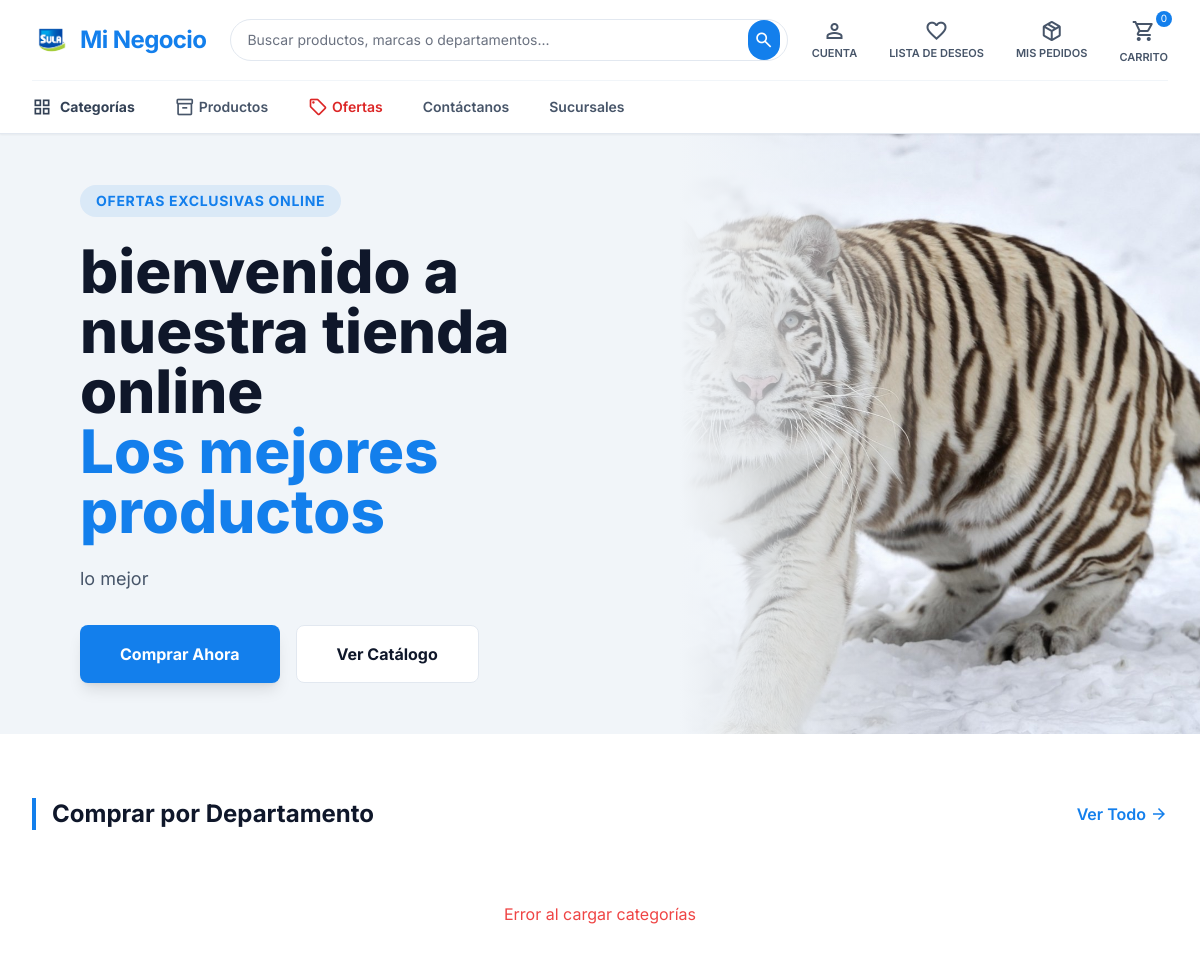
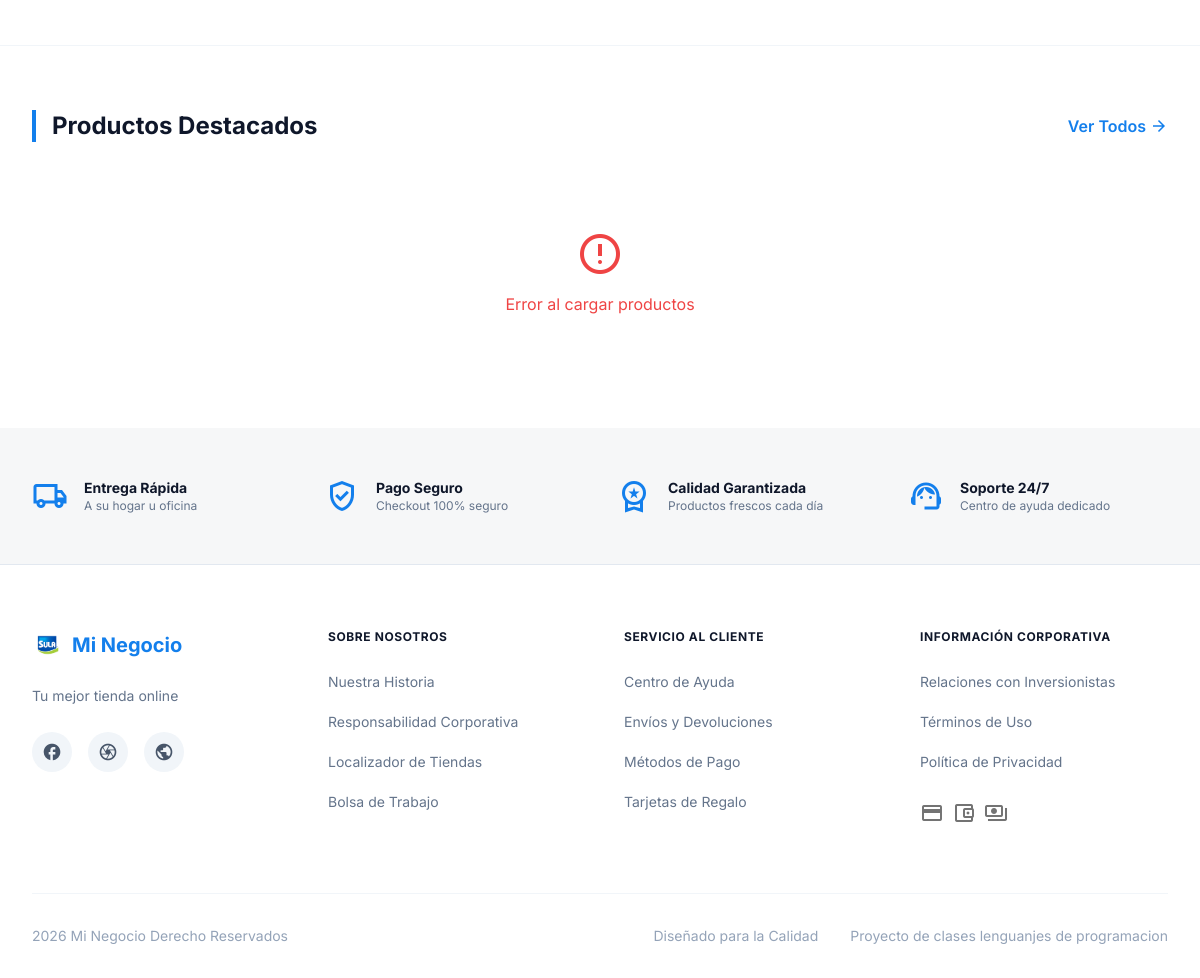
/ (signed in), run on the app's committed database (2 pictures, top to bottom).
### tables this page shows
CREATE TABLE `configuracion` (
  `id_config` int(11) NOT NULL,
  `nombre_negocio` varchar(100) DEFAULT NULL,
  `logo` varchar(255) DEFAULT NULL,
  `telefono` varchar(20) DEFAULT NULL,
  `correo` varchar(100) DEFAULT NULL,
  `direccion` varchar(200) DEFAULT NULL,
  `texto_inicio` text DEFAULT NULL,
  `redes_sociales` text DEFAULT NULL,
  `moneda` varchar(10) DEFAULT 'USD',
  `impuesto` decimal(5,2) DEFAULT 0.00,
  `slogan` varchar(255) DEFAULT NULL,
  `horario_atencion` varchar(255) DEFAULT NULL,
  `pie_pagina` text DEFAULT NULL,
  `favicon` varchar(255) DEFAULT NULL,
  `texto_banner_superior` varchar(255) DEFAULT NULL,
  `hero_etiqueta` varchar(100) DEFAULT NULL,
  `hero_titulo` varchar(200) DEFAULT NULL,
  `hero_subtitulo` varchar(200) DEFAULT NULL,
  `hero_descripcion` text DEFAULT NULL,
  `hero_imagen` varchar(255) DEFAULT NULL,
  `hero_btn_primario` varchar(100) DEFAULT 'Comprar Ahora',
  `hero_btn_secundario` varchar(100) DEFAULT 'Ver Catálogo'
);

### index.php (the view, shortened to what this page needs)
<?php
require_once 'core/conexion.php';
$res_cfg = mysqli_query($conexion, "SELECT * FROM configuracion WHERE id_config = 1");
$cfg = ($res_cfg && mysqli_num_rows($res_cfg) > 0) ? mysqli_fetch_assoc($res_cfg) : [];
$cfg_redes = !empty($cfg['redes_sociales']) ? json_decode($cfg['redes_sociales'], true) : [];
$cfg_nombre = htmlspecialchars($cfg['nombre_negocio'] ?? 'Mi Negocio');
$cfg_logo = $cfg['logo'] ?? '';
$cfg_slogan = htmlspecialchars($cfg['slogan'] ?? '');
$cfg_pie = htmlspecialchars($cfg['pie_pagina'] ?? '');
?>
<!DOCTYPE html>
<html lang="es"><head>
<script src="https://cdn.tailwindcss.com?plugins=forms,container-queries"></script>
<script id="tailwind-config">
        tailwind.config = {
          darkMode: "class",
          theme: {
            extend: {
              colors: {
                "primary": "#137fec",
                "primary-dark": "#0d66c2",
                "background-light": "#f6f7f8",
                "background-dark": "#101922",
                "neutral-light": "#e2e8f0",
                "neutral-dark": "#1e293b",
              },
              fontFamily: {
                "display": ["Inter", "sans-serif"]
              },
              borderRadius: {"DEFAULT": "0.25rem", "lg": "0.5rem", "xl": "0.75rem", "full": "9999px"},
            },
          },
        }
    </script>
</head>
<body class="bg-white dark:bg-background-dark text-slate-900 dark:text-slate-100 font-display transition-colors duration-300">
<header class="sticky top-0 z-50 bg-white dark:bg-background-dark border-b border-slate-200 dark:border-slate-800 shadow-sm">
<div class="max-w-7xl mx-auto px-4 sm:px-6 lg:px-8">
<div class="flex items-center justify-between h-20 gap-6">
<div class="flex items-center gap-2 flex-shrink-0">
<?php if(!empty($cfg_logo)): ?>
<img src="img/<?php echo $cfg_logo; ?>" alt="<?php echo $cfg_nombre; ?>" class="w-10 h-10 object-contain rounded-lg">
<?php else: ?>
<div class="w-10 h-10 bg-primary rounded-lg flex items-center justify-center">
<span class="material-icons-outlined text-white text-2xl">shopping_bag</span>
</div>
<?php endif; ?>
<span class="text-2xl font-bold tracking-tight text-primary"><?php echo $cfg_nombre; ?></span>
</div>
<div class="hidden md:flex flex-1 max-w-xl relative">
<input class="w-full pl-4 pr-12 py-2.5 rounded-full border-slate-200 focus:border-primary focus:ring-1 focus:ring-primary dark:bg-slate-800 dark:border-slate-700 transition-all text-sm" placeholder="Buscar productos, marcas o departamentos..." type="text"/>
<button class="absolute right-2 top-1/2 -translate-y-1/2 bg-primary text-white p-1.5 rounded-full hover:bg-primary-dark transition-colors">
<span class="material-symbols-outlined block text-xl">search</span>
</button>
</div>
<div class="flex items-center gap-5 lg:gap-8">
<div class="relative group">
<button onclick="toggleAccountMenu()" class="flex flex-col items-center text-slate-600 dark:text-slate-300 hover:text-primary transition-colors">
<span class="material-symbols-outlined">person</span>
<span class="text-[11px] font-semibold uppercase mt-0.5" id="account-button-text">Cuenta</span>
</button>
</div>
<button onclick="loadListaDeseos()" class="flex flex-col items-center text-slate-600 dark:text-slate-300 hover:text-primary transition-colors group bg-none border-none cursor-pointer">
<span class="material-symbols-outlined">favorite</span>
<span class="text-[11px] font-semibold uppercase mt-0.5 whitespace-nowrap">Lista de Deseos</span>
</button>
<button onclick="loadHistorialPedidos()" class="flex flex-col items-center text-slate-600 dark:text-slate-300 hover:text-primary transition-colors group bg-none border-none cursor-pointer">
<span class="material-symbols-outlined">package_2</span>
<span class="text-[11px] font-semibold uppercase mt-0.5 whitespace-nowrap">Mis Pedidos</span>
</button>
<button onclick="document.getElementById('cartOverlay').classList.remove('hidden'); document.getElementById('cartSidebar').classList.remove('hidden');" class="flex flex-col items-center text-slate-600 dark:text-slate-300 hover:text-primary transition-colors relative group">
<span class="material-symbols-outlined text-2xl">shopping_cart</span>
<span class="text-[11px] font-semibold uppercase mt-0.5">Carrito</span>
<span class="absolute -top-1 -right-1 bg-primary text-white text-[10px] w-4 h-4 rounded-full flex items-center justify-center">0</span>
</button>
</div>
</div>
<nav class="hidden lg:flex items-center space-x-10 py-3 border-t border-slate-100 dark:border-slate-800">
<button onclick="loadCategoriasPanel()" class="text-sm font-bold text-slate-700 dark:text-slate-200 hover:text-primary flex items-center gap-2 bg-none border-none cursor-pointer">
<span class="material-symbols-outlined text-xl">grid_view</span> Categorías
                </button>
<button onclick="loadProductos()" class="text-sm font-semibold text-slate-600 dark:text-slate-400 hover:text-primary flex items-center gap-1 bg-none border-none cursor-pointer">
<span class="material-symbols-outlined text-xl">inventory_2</span> Productos
                </button>
<button onclick="loadOfertas()" class="text-sm font-semibold text-red-600 dark:text-red-400 hover:underline flex items-center gap-1 bg-none border-none cursor-pointer">
<span class="material-symbols-outlined text-xl">sell</span> Ofertas
                </button>
<button onclick="loadContactanos()"
        class="text-sm font-semibold text-slate-600 dark:text-slate-400 hover:text-primary">
    Contáctanos
</button>
<a class="text-sm font-semibold text-slate-600 dark:text-slate-400 hover:text-primary" href="#">Sucursales</a>
</nav>
</div>
</header>
<main id="mainContent">
<section id="heroCarousel" class="relative bg-slate-100 dark:bg-slate-900 group overflow-hidden">
<div class="relative h-[500px] lg:h-[600px] w-full">
    <div id="heroSlides" class="h-full w-full relative">
        <div class="hero-slide absolute inset-0 opacity-100 transition-opacity duration-700 ease-in-out">
            <div class="absolute inset-0 flex flex-col lg:flex-row items-center">
                <div class="flex-1 px-8 lg:px-20 py-16 text-center lg:text-left z-10">
                    <?php if(!empty($cfg['hero_etiqueta'])): ?>
                    <span class="inline-block px-4 py-1.5 rounded-full bg-primary/10 text-primary font-bold text-sm mb-6 uppercase tracking-wider"><?php echo htmlspecialchars($cfg['hero_etiqueta']); ?></span>
                    <?php endif; ?>
                    <h1 class="text-4xl lg:text-6xl font-extrabold text-slate-900 dark:text-white leading-tight mb-6">
                        <?php echo htmlspecialchars($cfg['hero_titulo'] ?? 'Bienvenido'); ?><br/>
                        <span class="text-primary"><?php echo htmlspecialchars($cfg['hero_subtitulo'] ?? $cfg_nombre); ?></span>
                    </h1>
                    <?php if(!empty($cfg['hero_descripcion'])): ?>
                    <p class="text-lg text-slate-600 dark:text-slate-400 mb-8 max-w-xl"><?php echo htmlspecialchars($cfg['hero_descripcion']); ?></p>
                    <?php endif; ?>
                    <div class="flex flex-col sm:flex-row gap-4 justify-center lg:justify-start">
                        <button onclick="loadProductos()" class="px-10 py-4 bg-primary text-white font-bold rounded-lg shadow-lg hover:bg-primary-dark transition-all"><?php echo htmlspecialchars($cfg['hero_btn_primario'] ?? 'Comprar Ahora'); ?></button>
                        <button onclick="loadCategoriasPanel()" class="px-10 py-4 bg-white dark:bg-slate-800 border border-slate-200 dark:border-slate-700 font-bold rounded-lg hover:bg-slate-50 transition-all"><?php echo htmlspecialchars($cfg['hero_btn_secundario'] ?? 'Ver Catálogo'); ?></button>
                    </div>
                </div>
                <div class="flex-1 w-full lg:w-1/2 h-full relative overflow-hidden">
                    <?php $hero_img = !empty($cfg['hero_imagen']) ? 'img/' . $cfg['hero_imagen'] : 'https://images.unsplash.com/photo-1556742049-0cfed4f6a45d?w=800&q=80'; ?>
                    <img alt="Hero" class="w-full h-full object-cover" src="<?php echo $hero_img; ?>"/>
                    <div class="absolute inset-0 bg-gradient-to-r from-slate-100 dark:from-slate-900 via-transparent to-transparent lg:block hidden"></div>
                </div>
            </div>
        </div>
    </div>
</div>
</section>
<section class="py-16 max-w-7xl mx-auto px-4 sm:px-6 lg:px-8">
<div class="flex items-center justify-between mb-10 border-l-4 border-primary pl-4">
<h2 class="text-2xl font-bold text-slate-900 dark:text-white">Comprar por Departamento</h2>
<a class="text-primary font-semibold flex items-center hover:underline cursor-pointer" onclick="loadCategoriasPanel()">
                    Ver Todo <span class="material-symbols-outlined text-lg ml-1">arrow_forward</span>
</a>
</div>
<div class="grid grid-cols-2 md:grid-cols-3 lg:grid-cols-6 gap-6" id="categorias-grid">
</div>
</section>
<section class="py-16 max-w-7xl mx-auto px-4 sm:px-6 lg:px-8 border-t border-slate-100 dark:border-slate-800">
<div class="flex items-center justify-between mb-10 border-l-4 border-primary pl-4">
<h2 class="text-2xl font-bold text-slate-900 dark:text-white">Productos Destacados</h2>
<a onclick="loadProductos()" class="text-primary font-semibold flex items-center hover:underline cursor-pointer">
                    Ver Todos <span class="material-symbols-outlined text-lg ml-1">arrow_forward</span>
</a>
</div>
<div id="productos-destacados-grid" class="grid grid-cols-1 sm:grid-cols-2 lg:grid-cols-4 gap-8">
</div>
</section>
<section class="bg-background-light dark:bg-slate-900/50 py-12">
<div class="max-w-7xl mx-auto px-4 sm:px-6 lg:px-8 grid grid-cols-1 md:grid-cols-4 gap-8">
<div class="flex items-center gap-4">
<span class="material-symbols-outlined text-primary text-4xl">local_shipping</span>
<div>
<h4 class="font-bold text-sm">Entrega Rápida</h4>
<p class="text-xs text-slate-500">A su hogar u oficina</p>
</div>
</div>
<div class="flex items-center gap-4">
<span class="material-symbols-outlined text-primary text-4xl">verified_user</span>
<div>
<h4 class="font-bold text-sm">Pago Seguro</h4>
<p class="text-xs text-slate-500">Checkout 100% seguro</p>
</div>
</div>
<div class="flex items-center gap-4">
<span class="material-symbols-outlined text-primary text-4xl">workspace_premium</span>
<div>
<h4 class="font-bold text-sm">Calidad Garantizada</h4>
<p class="text-xs text-slate-500">Productos frescos cada día</p>
</div>
</div>
<div class="flex items-center gap-4">
<span class="material-symbols-outlined text-primary text-4xl">support_agent</span>
<div>
<h4 class="font-bold text-sm">Soporte 24/7</h4>
<p class="text-xs text-slate-500">Centro de ayuda dedicado</p>
</div>
</div>
</div>
</section>
</main>
<footer class="bg-white dark:bg-background-dark border-t border-slate-200 dark:border-slate-800 pt-16 pb-8">
<div class="max-w-7xl mx-auto px-4 sm:px-6 lg:px-8">
<div class="grid grid-cols-1 md:grid-cols-2 lg:grid-cols-4 gap-12 mb-16">
<div>
<div class="flex items-center gap-2 mb-6">
<?php if(!empty($cfg_logo)): ?>
<img src="img/<?php echo $cfg_logo; ?>" alt="<?php echo $cfg_nombre; ?>" class="w-8 h-8 object-contain rounded">
<?php else: ?>
<div class="w-8 h-8 bg-primary rounded flex items-center justify-center">
<span class="material-icons-outlined text-white text-xl">shopping_bag</span>
</div>
<?php endif; ?>
<span class="text-xl font-bold text-primary"><?php echo $cfg_nombre; ?></span>
</div>
<p class="text-slate-500 dark:text-slate-400 text-sm mb-6 leading-relaxed">
                        <?php echo $cfg_slogan ?: 'La mejor calidad, servicio y precios del mercado.'; ?>
                    </p>
<div class="flex gap-4">
<?php if(!empty($cfg_redes['facebook'])): ?>
<a class="w-10 h-10 flex items-center justify-center rounded-full bg-slate-100 dark:bg-slate-800 text-slate-600 dark:text-slate-400 hover:bg-primary hover:text-white transition-all" href="<?php echo htmlspecialchars($cfg_redes['facebook']); ?>" target="_blank">
<span class="material-icons-outlined text-xl">facebook</span>
</a>
<?php endif; ?>
<?php if(!empty($cfg_redes['instagram'])): ?>
<a class="w-10 h-10 flex items-center justify-center rounded-full bg-slate-100 dark:bg-slate-800 text-slate-600 dark:text-slate-400 hover:bg-primary hover:text-white transition-all" href="<?php echo htmlspecialchars($cfg_redes['instagram']); ?>" target="_blank">
<span class="material-symbols-outlined text-xl">camera</span>
</a>
<?php endif; ?>
<?php if(!empty($cfg_redes['twitter'])): ?>
<a class="w-10 h-10 flex items-center justify-center rounded-full bg-slate-100 dark:bg-slate-800 text-slate-600 dark:text-slate-400 hover:bg-primary hover:text-white transition-all" href="<?php echo htmlspecialchars($cfg_redes['twitter']); ?>" target="_blank">
<span class="material-icons-outlined text-xl">public</span>
</a>
<?php endif; ?>
</div>
</div>
<div>
<h4 class="font-bold text-slate-900 dark:text-white mb-6 uppercase text-xs tracking-wider">Sobre Nosotros</h4>
<ul class="space-y-4">
<li><a class="text-slate-500 dark:text-slate-400 text-sm hover:text-primary transition-colors" href="#">Nuestra Historia</a></li>
<li><a class="text-slate-500 dark:text-slate-400 text-sm hover:text-primary transition-colors" href="#">Responsabilidad Corporativa</a></li>
<li><a class="text-slate-500 dark:text-slate-400 text-sm hover:text-primary transition-colors" href="#">Localizador de Tiendas</a></li>
<li><a class="text-slate-500 dark:text-slate-400 text-sm hover:text-primary transition-colors" href="#">Bolsa de Trabajo</a></li>
</ul>
</div>
<div>
<h4 class="font-bold text-slate-900 dark:text-white mb-6 uppercase text-xs tracking-wider">Servicio al Cliente</h4>
<ul class="space-y-4">
<li><a class="text-slate-500 dark:text-slate-400 text-sm hover:text-primary transition-colors" href="#">Centro de Ayuda</a></li>
<li><a class="text-slate-500 dark:text-slate-400 text-sm hover:text-primary transition-colors" href="#">Envíos y Devoluciones</a></li>
<li><a class="text-slate-500 dark:text-slate-400 text-sm hover:text-primary transition-colors" href="#">Métodos de Pago</a></li>
<li><a class="text-slate-500 dark:text-slate-400 text-sm hover:text-primary transition-colors" href="#">Tarjetas de Regalo</a></li>
</ul>
</div>
<div>
<h4 class="font-bold text-slate-900 dark:text-white mb-6 uppercase text-xs tracking-wider">Información Corporativa</h4>
<ul class="space-y-4">
<li><a class="text-slate-500 dark:text-slate-400 text-sm hover:text-primary transition-colors" href="#">Relaciones con Inversionistas</a></li>
<li><a class="text-slate-500 dark:text-slate-400 text-sm hover:text-primary transition-colors" href="#">Términos de Uso</a></li>
<li><a class="text-slate-500 dark:text-slate-400 text-sm hover:text-primary transition-colors" href="#">Política de Privacidad</a></li>
<li class="pt-2">
<div class="flex items-center gap-2 grayscale opacity-60">
<span class="material-icons-outlined text-2xl">credit_card</span>
<span class="material-icons-outlined text-2xl">account_balance_wallet</span>
<span class="material-icons-outlined text-2xl">payments</span>
</div>
</li>
</ul>
</div>
</div>
<div class="pt-8 border-t border-slate-100 dark:border-slate-800 flex flex-col md:flex-row justify-between items-center gap-4 text-sm text-slate-400">
<p><?php echo $cfg_pie ?: '© ' . date('Y') . ' ' . $cfg_nombre . '. Todos los derechos reservados.'; ?></p>
<div class="flex gap-8">
<span>Diseñado para la Calidad</span>
<span>Proyecto de clases lenguanjes de programacion</span>
</div>
</div>
</div>
</body></html>

### index.php (style rules this page uses)
body { font-family: 'Inter', sans-serif; }
.material-symbols-outlined { font-variation-settings: 'FILL' 0, 'wght' 400, 'GRAD' 0, 'opsz' 24 }
.hero-slide { will-change: opacity; }

### data on the page
configuracion: logo (picture), nombre_negocio "Mi Negocio", hero_etiqueta "OFERTAS EXCLUSIVAS ONLINE", hero_titulo "bienvenido a nuestra tienda online", hero_subtitulo "Los mejores productos", hero_descripcion "lo mejor", hero_btn_primario "Comprar Ahora", hero_btn_secundario "Ver Catálogo", hero_imagen (picture), slogan "Tu mejor tienda online"
